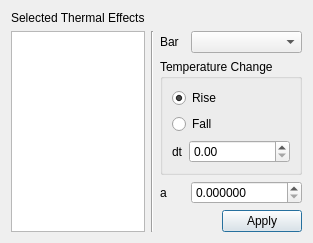
<?xml version="1.0" encoding="UTF-8"?>
<ui version="4.0">
 <class>EditThermalEffectsDialog</class>
 <widget class="QDialog" name="EditThermalEffectsDialog">
  <property name="geometry">
   <rect>
    <x>0</x>
    <y>0</y>
    <width>273</width>
    <height>218</height>
   </rect>
  </property>
  <property name="windowTitle">
   <string>Edit Thermal Effects</string>
  </property>
  <layout class="QGridLayout" name="gridLayout">
   <item row="0" column="0">
    <widget class="QLabel" name="selectedThermalEffectsLabel">
     <property name="sizePolicy">
      <sizepolicy hsizetype="Preferred" vsizetype="Maximum">
       <horstretch>0</horstretch>
       <verstretch>0</verstretch>
      </sizepolicy>
     </property>
     <property name="text">
      <string>Selected Thermal Effects</string>
     </property>
    </widget>
   </item>
   <item row="1" column="0" rowspan="4">
    <widget class="QTextEdit" name="selectedThermalEffectsTextEdit">
     <property name="undoRedoEnabled">
      <bool>false</bool>
     </property>
     <property name="readOnly">
      <bool>true</bool>
     </property>
     <property name="acceptRichText">
      <bool>false</bool>
     </property>
    </widget>
   </item>
   <item row="1" column="1" rowspan="4">
    <widget class="Line" name="line">
     <property name="orientation">
      <enum>Qt::Vertical</enum>
     </property>
    </widget>
   </item>
   <item row="1" column="2">
    <widget class="QLabel" name="barLabel">
     <property name="text">
      <string>Bar</string>
     </property>
    </widget>
   </item>
   <item row="1" column="3" colspan="2">
    <widget class="ComboBox" name="barComboBox"/>
   </item>
   <item row="2" column="2" colspan="3">
    <widget class="QGroupBox" name="temperatureChangeGroupBox">
     <property name="title">
      <string>Temperature Change</string>
     </property>
     <layout class="QFormLayout" name="formLayout">
      <item row="0" column="0" colspan="2">
       <widget class="QRadioButton" name="riseRadioButton">
        <property name="text">
         <string>Rise</string>
        </property>
        <property name="checked">
         <bool>true</bool>
        </property>
       </widget>
      </item>
      <item row="1" column="0" colspan="2">
       <widget class="QRadioButton" name="fallRadioButton">
        <property name="text">
         <string>Fall</string>
        </property>
       </widget>
      </item>
      <item row="2" column="0">
       <widget class="QLabel" name="temperatureChangeLabel">
        <property name="text">
         <string>dt</string>
        </property>
       </widget>
      </item>
      <item row="2" column="1">
       <widget class="QDoubleSpinBox" name="temperatureChangeDoubleSpinBox"/>
      </item>
     </layout>
    </widget>
   </item>
   <item row="3" column="2">
    <widget class="QLabel" name="thermalCoefficientLabel">
     <property name="text">
      <string>a</string>
     </property>
    </widget>
   </item>
   <item row="3" column="3" colspan="2">
    <widget class="QDoubleSpinBox" name="thermalCoefficientDoubleSpinBox">
     <property name="decimals">
      <number>6</number>
     </property>
     <property name="singleStep">
      <double>0.000001000000000</double>
     </property>
    </widget>
   </item>
   <item row="4" column="2" colspan="2">
    <spacer name="horizontalSpacer">
     <property name="orientation">
      <enum>Qt::Horizontal</enum>
     </property>
     <property name="sizeHint" stdset="0">
      <size>
       <width>17</width>
       <height>20</height>
      </size>
     </property>
    </spacer>
   </item>
   <item row="4" column="4">
    <widget class="QPushButton" name="editThermalEffectsPushButton">
     <property name="text">
      <string>Apply</string>
     </property>
     <property name="icon">
      <iconset resource="../../rsc.qrc">
       <normaloff>:/icons/dialog-ok-apply.png</normaloff>:/icons/dialog-ok-apply.png</iconset>
     </property>
    </widget>
   </item>
  </layout>
 </widget>
 <customwidgets>
  <customwidget>
   <class>ComboBox</class>
   <extends>QComboBox</extends>
   <header>combobox.h</header>
  </customwidget>
 </customwidgets>
 <resources>
  <include location="../../rsc.qrc"/>
 </resources>
 <connections/>
</ui>
